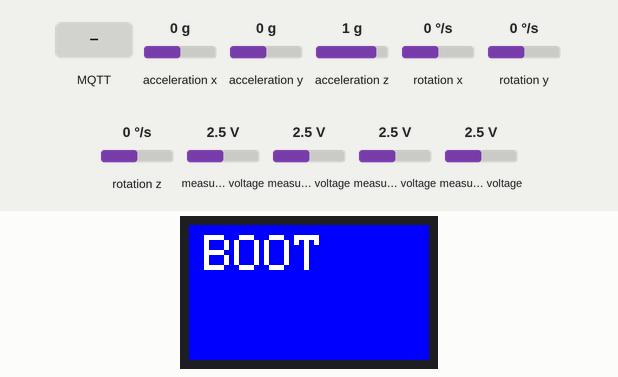
A sketch run on a simulated ESP32. On the bench: 240×135 colour display. Inputs (shaded band) come from the test bench; at power-on: acceleration x 0 g, acceleration y 0 g, acceleration z 1 g, rotation x 0 °/s, rotation y 0 °/s, rotation z 0 °/s, measured voltage 2.5 V. WiFi joins after 1.5 s; servers stay silent unless stated; no MQTT or app messages arrive unless stated; what the sketch prints to the serial monitor is not drawn.

Above: at 0.2 s.
At 2.8 s:
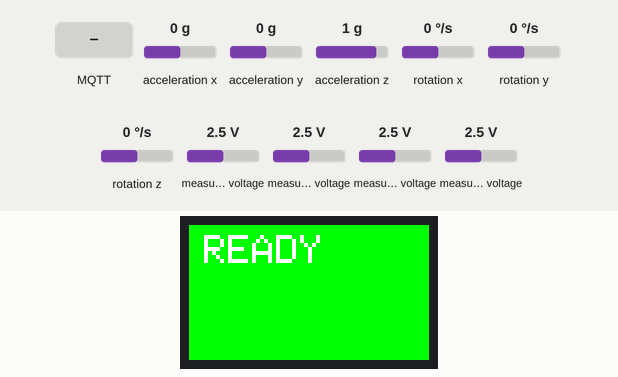
2.9 s: MQTT message "field1" arrives on the first subscribed topic
4.8 s: MQTT message "1" arrives on the first subscribed topic
6.4 s: MQTT message "on" arrives on the first subscribed topic
Timing chart, 0 to 9.4 s (numbered marks = the images above; inputs shaded):
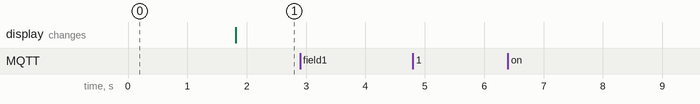

The sketch:

MQTT_custom.ino
```cpp
/*
MQTT Client for Thinkspeak
Author : R. Sutthaweekul
*/

#include <M5StickCPlus.h>
#include <WiFi.h>
#include <PubSubClient.h>
#include <Adafruit_ADS1X15.h>
#include <ArduinoJson.h>
#include "config.h"

//WIFI
const char* ssid = WIFI_SSID;
const char* password = WIFI_PASSWD;
const char* mqtt_server = MQTT_SERVER;

//MQTT client
WiFiClient espClient;
PubSubClient client(espClient);
//ADS

Adafruit_ADS1115 ads;


float gyroX = 0.0F, gyroY = 0.0F, gyroZ = 0.0F, accX = 0.0F, accY = 0.0F, accZ = 0.0F, pitch = 0.0F, roll = 0.0F, yaw = 0.0F;


void setup_wifi() {

  delay(10);
  // We start by connecting to a WiFi network
  Serial.println();
  Serial.print("Connecting to ");
  Serial.println(ssid);

  WiFi.mode(WIFI_STA);
  WiFi.begin(ssid, password);

  while (WiFi.status() != WL_CONNECTED) {
    delay(500);
    Serial.print(".");
  }

  randomSeed(micros());

  Serial.println("");
  Serial.println("WiFi connected");
  Serial.println("IP address: ");
  Serial.println(WiFi.localIP());
}

void callback(char* topic, byte* payload, unsigned int length) {
  Serial.print("Message arrived [");
  Serial.print(topic);
  Serial.print("] ");
  for (int i = 0; i < length; i++) {
    Serial.print((char)payload[i]);
  }
  Serial.println();
}

void reconnect() {
  // Loop until it is connected
  while (!client.connected()) {

    Serial.print("Attempting MQTT connection...");
    //String clientId = "MQTT_Werkplaats";
    // Attempt to connect
    if (client.connect(SECRET_MQTT_CLIENT_ID, SECRET_MQTT_USERNAME, SECRET_MQTT_PASSWORD)) {
      Serial.println("connected");

      //char subscribe_topic[100];
      //sprintf(subscribe_topic,"channels/%s/subscribe",MQTT_CHANNEL);
      client.subscribe("topgun/Jezuz/arm/movement");
      //sprintf(subscribe_topic,"channels/%s/subscribe/fields/%s",MQTT_CHANNEL,"field1");
      client.subscribe("topgun/Jezuz/fingers/grasp");

      Serial.println("subscribed");
      M5.Lcd.fillScreen(GREEN);
      M5.Lcd.setCursor(15, 10);
      M5.Lcd.setTextColor(WHITE);
      M5.Lcd.setTextSize(4);
      M5.Lcd.printf("READY");
      //client.subscribe("tkkrlab/spacestate");

    } else {
      Serial.print("failed, rc=");
      Serial.print(client.state());
      Serial.println(" try again in 5 seconds");
      // Wait 5 seconds before retrying
      delay(5000);
    }
  }
}

void setup() {

  M5.begin();
  M5.Lcd.setRotation(1);
   M5.Imu.Init();
  M5.Lcd.fillScreen(BLUE);
  M5.Lcd.setCursor(15, 10);
  M5.Lcd.setTextColor(WHITE);
  M5.Lcd.setTextSize(5);
  M5.Lcd.printf("BOOT");

  Serial.begin(115200);

  setup_wifi();
  client.setServer(mqtt_server, 15958);
  client.setCallback(callback);
  client.setBufferSize(2048);

  if (!ads.begin()) {
    Serial.println("Failed to initialize ADS.");
    while (1);
  }
}

void loop() {

  if (!client.connected()) {
    reconnect();
  }
  client.loop();

  static int c=0;
  int adc0, adc1, adc2, adc3;
  char topic1[40], topic2[40];
  StaticJsonDocument<256> jsonData1;
  StaticJsonDocument<512> jsonData2;
  char payload1[100], payload2[200];
  adc0 = ads.readADC_SingleEnded(0);
  adc1 = ads.readADC_SingleEnded(1);
  adc2 = ads.readADC_SingleEnded(2);
  adc3 = ads.readADC_SingleEnded(3);

  M5.IMU.getGyroData(&gyroX, &gyroY, &gyroZ);
  M5.IMU.getAccelData(&accX, &accY, &accZ);
  M5.IMU.getAhrsData(&pitch, &roll, &yaw);
  sprintf(topic1,"topgun/Jezuz/fingers/grasp/");
  sprintf(topic2,"topgun/Jezuz/arm/move/");
  //sprintf(payload,"field1=%d&field2=%d&field3=%d&field4=%d&field5=%d&status=MQTTPUBLISH",adc0,adc1,adc2,adc3,accZ);
  jsonData1["finger1"] = adc0;
  jsonData1["finger2"] = adc1;
  jsonData1["finger3"] = adc2;
  jsonData1["finger4"] = adc3;
  jsonData2["gx"] = gyroX;
  jsonData2["gy"] = gyroY;
  jsonData2["gz"] = gyroZ;
  jsonData2["ax"] = accX;
  jsonData2["ay"] = accY;
  jsonData2["az"] = accZ;
  jsonData2["pitch"] = pitch;
  jsonData2["roll"] = roll;
  jsonData2["yaw"] = yaw;
  serializeJson(jsonData1, payload1);
  serializeJson(jsonData2, payload2);
  client.publish(topic1, payload1);
  Serial.println("Topic1 and Payload1 sent");
  client.publish(topic2, payload2);
  Serial.println("Topic2 and Payload2 sent");
  delay(500);
}
```

config.h
```cpp
// WiFi Credential
#define WIFI_SSID "Erufu"
#define WIFI_PASSWD "Delta_006"

// Thingspeak
#define MQTT_SERVER "f946800b.ap-southeast-1.emqx.cloud"
//#define MQTT_CHANNEL "1850649"

#define SECRET_MQTT_USERNAME "admin"
#define SECRET_MQTT_CLIENT_ID "utjdktorfi76u"
#define SECRET_MQTT_PASSWORD "Jezuz"
```

Measured:
- after the input at 2.9 s, every drawn part: stays the same
- after the input at 4.8 s, every drawn part: stays the same
- after the input at 6.4 s, every drawn part: stays the same
